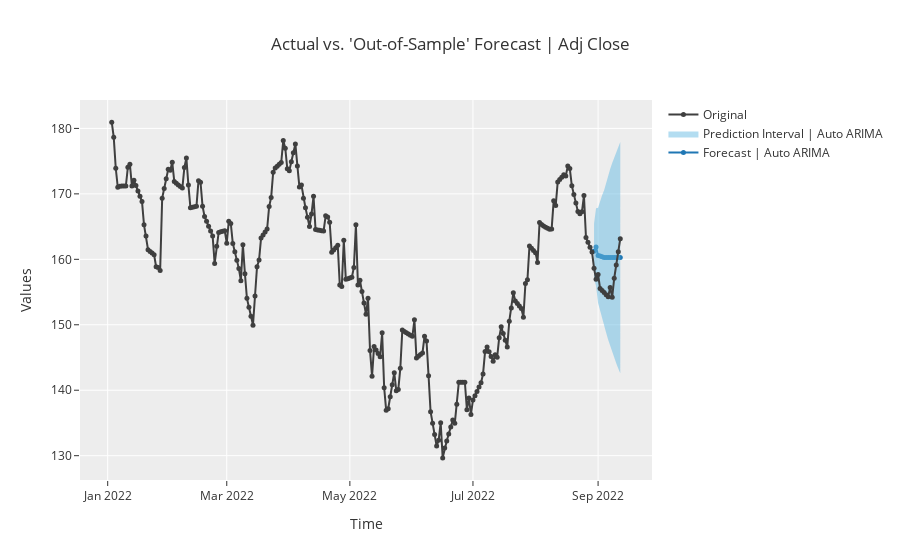
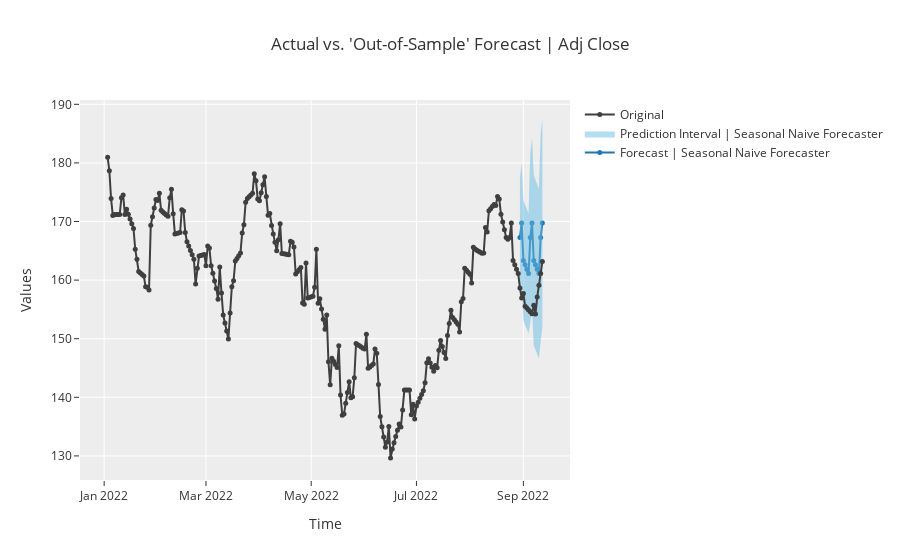
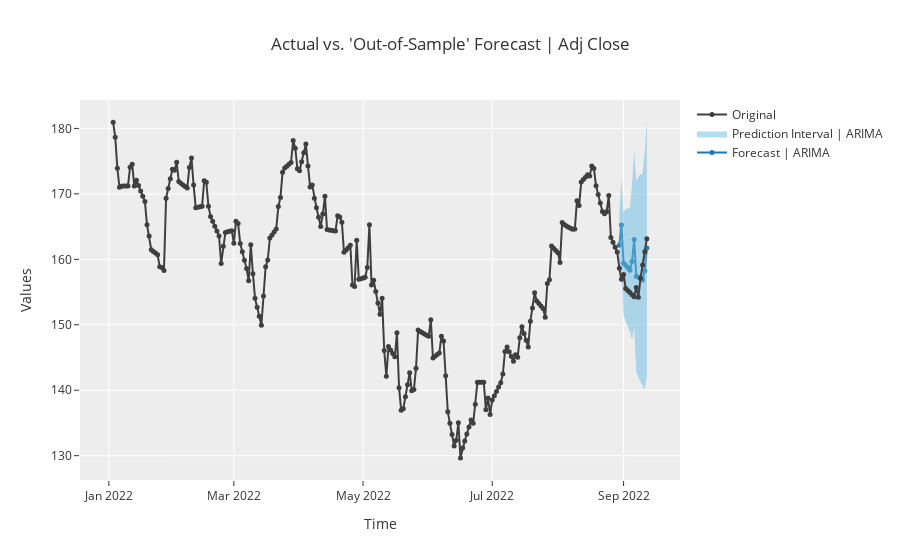
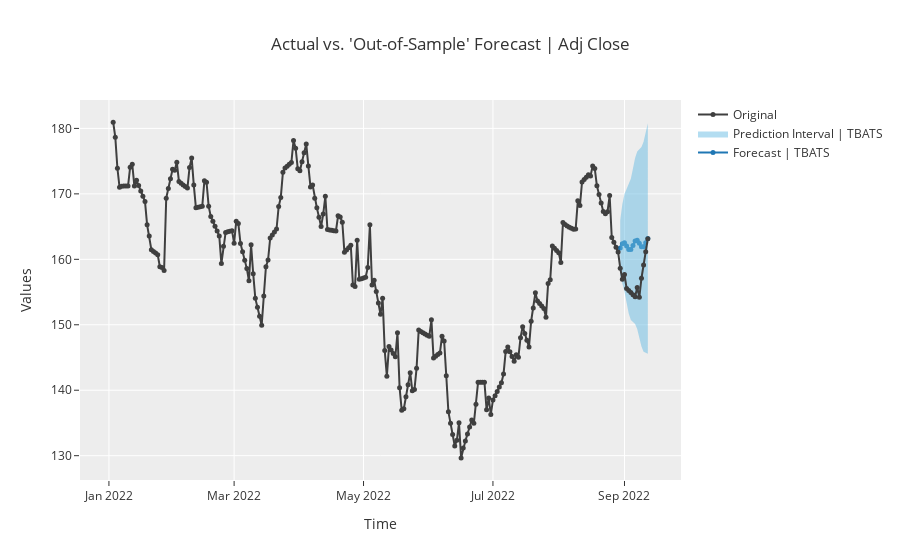

Notebook code for these charts, in order:
### Code cell
for model in top10:
    exp.plot_model(model)

### Figure 1 — Plotly figure (JSON) as saved in the notebook; plotly's stock layout.template omitted (floating-point values rounded to 4 significant figures; data arrays with more than 128 entries replaced by an {"elided": "..."} marker saying what was removed)
{"data": [{"line": {"color": "#1f77b4"}, "marker": {"size": 5}, "mode": "lines+markers", "name": "Forecast | Auto ARIMA", "showlegend": true, "type": "scatter", "x": ["2022-08-30T00:00:00", "2022-08-31T00:00:00", "2022-09-01T00:00:00", "2022-09-02T00:00:00", "2022-09-03T00:00:00", "2022-09-04T00:00:00", "2022-09-05T00:00:00", "2022-09-06T00:00:00", "2022-09-07T00:00:00", "2022-09-08T00:00:00", "2022-09-09T00:00:00", "2022-09-10T00:00:00", "2022-09-11T00:00:00", "2022-09-12T00:00:00"], "y": [161.2, 161.9, 160.6, 160.5, 160.4, 160.3, 160.3, 160.3, 160.3, 160.3, 160.3, 160.3, 160.3, 160.3]}, {"line": {"width": 0}, "marker": {"color": "#68BBE3"}, "mode": "lines", "name": "Lower Interval", "showlegend": false, "type": "scatter", "x": ["2022-08-30T00:00:00", "2022-08-31T00:00:00", "2022-09-01T00:00:00", "2022-09-02T00:00:00", "2022-09-03T00:00:00", "2022-09-04T00:00:00", "2022-09-05T00:00:00", "2022-09-06T00:00:00", "2022-09-07T00:00:00", "2022-09-08T00:00:00", "2022-09-09T00:00:00", "2022-09-10T00:00:00", "2022-09-11T00:00:00", "2022-09-12T00:00:00"], "y": [157.0, 155.9, 153.3, 152.1, 151.0, 150.0, 148.8, 147.7, 146.7, 145.8, 144.9, 144.1, 143.3, 142.6]}, {"fill": "tonexty", "fillcolor": "rgba(104,187,227,0.5)", "line": {"width": 0}, "marker": {"color": "#68BBE3"}, "mode": "lines", "name": "Prediction Interval | Auto ARIMA", "showlegend": true, "type": "scatter", "x": ["2022-08-30T00:00:00", "2022-08-31T00:00:00", "2022-09-01T00:00:00", "2022-09-02T00:00:00", "2022-09-03T00:00:00", "2022-09-04T00:00:00", "2022-09-05T00:00:00", "2022-09-06T00:00:00", "2022-09-07T00:00:00", "2022-09-08T00:00:00", "2022-09-09T00:00:00", "2022-09-10T00:00:00", "2022-09-11T00:00:00", "2022-09-12T00:00:00"], "y": [165.4, 167.8, 167.9, 168.9, 169.8, 170.6, 171.7, 172.8, 173.8, 174.7, 175.6, 176.4, 177.2, 177.9]}, {"marker": {"color": "#3f3f3f", "size": 5}, "mode": "lines+markers", "name": "Original", "showlegend": true, "type": "scatter", "x": {"elided": "253 str values"}, "y": {"elided": "253 float values"}}], "layout": {"showlegend": true, "title": {"text": "Actual vs. 'Out-of-Sample' Forecast | Adj Close"}, "xaxis": {"title": {"text": "Time"}}, "yaxis": {"title": {"text": "Values"}}}}

### Figure 2 — Plotly figure (JSON) as saved in the notebook; plotly's stock layout.template omitted (floating-point values rounded to 4 significant figures; data arrays with more than 128 entries replaced by an {"elided": "..."} marker saying what was removed)
{"data": [{"line": {"color": "#1f77b4"}, "marker": {"size": 5}, "mode": "lines+markers", "name": "Forecast | Seasonal Naive Forecaster", "showlegend": true, "type": "scatter", "x": ["2022-08-30T00:00:00", "2022-08-31T00:00:00", "2022-09-01T00:00:00", "2022-09-02T00:00:00", "2022-09-03T00:00:00", "2022-09-04T00:00:00", "2022-09-05T00:00:00", "2022-09-06T00:00:00", "2022-09-07T00:00:00", "2022-09-08T00:00:00", "2022-09-09T00:00:00", "2022-09-10T00:00:00", "2022-09-11T00:00:00", "2022-09-12T00:00:00"], "y": [167.3, 169.7, 163.3, 162.6, 161.9, 161.1, 167.3, 169.7, 163.3, 162.6, 161.9, 161.1, 167.3, 169.7]}, {"line": {"width": 0}, "marker": {"color": "#68BBE3"}, "mode": "lines", "name": "Lower Interval", "showlegend": false, "type": "scatter", "x": ["2022-08-30T00:00:00", "2022-08-31T00:00:00", "2022-09-01T00:00:00", "2022-09-02T00:00:00", "2022-09-03T00:00:00", "2022-09-04T00:00:00", "2022-09-05T00:00:00", "2022-09-06T00:00:00", "2022-09-07T00:00:00", "2022-09-08T00:00:00", "2022-09-09T00:00:00", "2022-09-10T00:00:00", "2022-09-11T00:00:00", "2022-09-12T00:00:00"], "y": [157.0, 159.5, 153.1, 152.4, 151.6, 150.9, 152.8, 155.3, 148.9, 148.1, 147.4, 146.6, 149.5, 152.0]}, {"fill": "tonexty", "fillcolor": "rgba(104,187,227,0.5)", "line": {"width": 0}, "marker": {"color": "#68BBE3"}, "mode": "lines", "name": "Prediction Interval | Seasonal Naive Forecaster", "showlegend": true, "type": "scatter", "x": ["2022-08-30T00:00:00", "2022-08-31T00:00:00", "2022-09-01T00:00:00", "2022-09-02T00:00:00", "2022-09-03T00:00:00", "2022-09-04T00:00:00", "2022-09-05T00:00:00", "2022-09-06T00:00:00", "2022-09-07T00:00:00", "2022-09-08T00:00:00", "2022-09-09T00:00:00", "2022-09-10T00:00:00", "2022-09-11T00:00:00", "2022-09-12T00:00:00"], "y": [177.5, 180.0, 173.6, 172.8, 172.1, 171.4, 181.7, 184.2, 177.8, 177.1, 176.3, 175.6, 185.0, 187.5]}, {"marker": {"color": "#3f3f3f", "size": 5}, "mode": "lines+markers", "name": "Original", "showlegend": true, "type": "scatter", "x": {"elided": "253 str values"}, "y": {"elided": "253 float values"}}], "layout": {"showlegend": true, "title": {"text": "Actual vs. 'Out-of-Sample' Forecast | Adj Close"}, "xaxis": {"title": {"text": "Time"}}, "yaxis": {"title": {"text": "Values"}}}}

### Figure 3 — Plotly figure (JSON) as saved in the notebook; plotly's stock layout.template omitted (floating-point values rounded to 4 significant figures; data arrays with more than 128 entries replaced by an {"elided": "..."} marker saying what was removed)
{"data": [{"line": {"color": "#1f77b4"}, "marker": {"size": 5}, "mode": "lines+markers", "name": "Forecast | ARIMA", "showlegend": true, "type": "scatter", "x": ["2022-08-30T00:00:00", "2022-08-31T00:00:00", "2022-09-01T00:00:00", "2022-09-02T00:00:00", "2022-09-03T00:00:00", "2022-09-04T00:00:00", "2022-09-05T00:00:00", "2022-09-06T00:00:00", "2022-09-07T00:00:00", "2022-09-08T00:00:00", "2022-09-09T00:00:00", "2022-09-10T00:00:00", "2022-09-11T00:00:00", "2022-09-12T00:00:00"], "y": [162.1, 165.2, 159.4, 159.1, 158.7, 158.3, 159.7, 163.0, 157.4, 157.3, 157.1, 156.8, 158.3, 161.7]}, {"line": {"width": 0}, "marker": {"color": "#68BBE3"}, "mode": "lines", "name": "Lower Interval", "showlegend": false, "type": "scatter", "x": ["2022-08-30T00:00:00", "2022-08-31T00:00:00", "2022-09-01T00:00:00", "2022-09-02T00:00:00", "2022-09-03T00:00:00", "2022-09-04T00:00:00", "2022-09-05T00:00:00", "2022-09-06T00:00:00", "2022-09-07T00:00:00", "2022-09-08T00:00:00", "2022-09-09T00:00:00", "2022-09-10T00:00:00", "2022-09-11T00:00:00", "2022-09-12T00:00:00"], "y": [156.9, 158.3, 151.5, 150.5, 149.7, 148.9, 147.7, 149.5, 142.8, 141.9, 141.2, 140.6, 140.0, 142.2]}, {"fill": "tonexty", "fillcolor": "rgba(104,187,227,0.5)", "line": {"width": 0}, "marker": {"color": "#68BBE3"}, "mode": "lines", "name": "Prediction Interval | ARIMA", "showlegend": true, "type": "scatter", "x": ["2022-08-30T00:00:00", "2022-08-31T00:00:00", "2022-09-01T00:00:00", "2022-09-02T00:00:00", "2022-09-03T00:00:00", "2022-09-04T00:00:00", "2022-09-05T00:00:00", "2022-09-06T00:00:00", "2022-09-07T00:00:00", "2022-09-08T00:00:00", "2022-09-09T00:00:00", "2022-09-10T00:00:00", "2022-09-11T00:00:00", "2022-09-12T00:00:00"], "y": [167.4, 172.2, 167.3, 167.7, 167.8, 167.7, 171.6, 176.6, 172.0, 172.6, 173.0, 173.1, 176.5, 181.3]}, {"marker": {"color": "#3f3f3f", "size": 5}, "mode": "lines+markers", "name": "Original", "showlegend": true, "type": "scatter", "x": {"elided": "253 str values"}, "y": {"elided": "253 float values"}}], "layout": {"showlegend": true, "title": {"text": "Actual vs. 'Out-of-Sample' Forecast | Adj Close"}, "xaxis": {"title": {"text": "Time"}}, "yaxis": {"title": {"text": "Values"}}}}

### Figure 4 — Plotly figure (JSON) as saved in the notebook; plotly's stock layout.template omitted (floating-point values rounded to 4 significant figures; data arrays with more than 128 entries replaced by an {"elided": "..."} marker saying what was removed)
{"data": [{"line": {"color": "#1f77b4"}, "marker": {"size": 5}, "mode": "lines+markers", "name": "Forecast | TBATS", "showlegend": true, "type": "scatter", "x": ["2022-08-30T00:00:00", "2022-08-31T00:00:00", "2022-09-01T00:00:00", "2022-09-02T00:00:00", "2022-09-03T00:00:00", "2022-09-04T00:00:00", "2022-09-05T00:00:00", "2022-09-06T00:00:00", "2022-09-07T00:00:00", "2022-09-08T00:00:00", "2022-09-09T00:00:00", "2022-09-10T00:00:00", "2022-09-11T00:00:00", "2022-09-12T00:00:00"], "y": [161.7, 162.4, 162.5, 162.0, 161.5, 161.5, 162.1, 162.8, 162.9, 162.5, 161.9, 161.9, 162.5, 163.2]}, {"line": {"width": 0}, "marker": {"color": "#68BBE3"}, "mode": "lines", "name": "Lower Interval", "showlegend": false, "type": "scatter", "x": ["2022-08-30T00:00:00", "2022-08-31T00:00:00", "2022-09-01T00:00:00", "2022-09-02T00:00:00", "2022-09-03T00:00:00", "2022-09-04T00:00:00", "2022-09-05T00:00:00", "2022-09-06T00:00:00", "2022-09-07T00:00:00", "2022-09-08T00:00:00", "2022-09-09T00:00:00", "2022-09-10T00:00:00", "2022-09-11T00:00:00", "2022-09-12T00:00:00"], "y": [157.5, 156.4, 155.1, 153.4, 151.7, 150.7, 150.4, 150.1, 149.4, 148.0, 146.7, 145.9, 145.7, 145.6]}, {"fill": "tonexty", "fillcolor": "rgba(104,187,227,0.5)", "line": {"width": 0}, "marker": {"color": "#68BBE3"}, "mode": "lines", "name": "Prediction Interval | TBATS", "showlegend": true, "type": "scatter", "x": ["2022-08-30T00:00:00", "2022-08-31T00:00:00", "2022-09-01T00:00:00", "2022-09-02T00:00:00", "2022-09-03T00:00:00", "2022-09-04T00:00:00", "2022-09-05T00:00:00", "2022-09-06T00:00:00", "2022-09-07T00:00:00", "2022-09-08T00:00:00", "2022-09-09T00:00:00", "2022-09-10T00:00:00", "2022-09-11T00:00:00", "2022-09-12T00:00:00"], "y": [166.0, 168.4, 170.0, 170.7, 171.3, 172.3, 173.9, 175.5, 176.5, 176.9, 177.1, 178.0, 179.4, 180.8]}, {"marker": {"color": "#3f3f3f", "size": 5}, "mode": "lines+markers", "name": "Original", "showlegend": true, "type": "scatter", "x": {"elided": "253 str values"}, "y": {"elided": "253 float values"}}], "layout": {"showlegend": true, "title": {"text": "Actual vs. 'Out-of-Sample' Forecast | Adj Close"}, "xaxis": {"title": {"text": "Time"}}, "yaxis": {"title": {"text": "Values"}}}}
